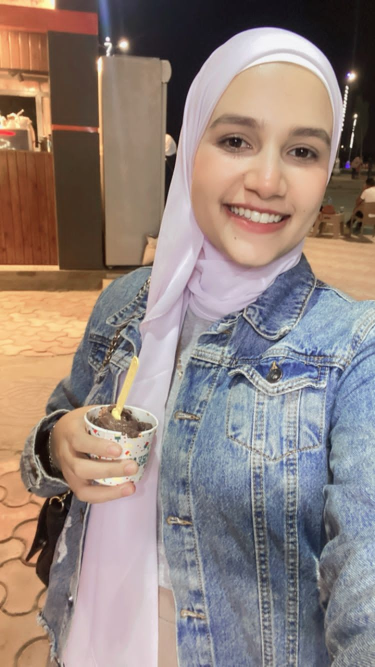
#> input picture 1 (234).jpg, 750 x 1333 px (shown at 1/2 size)
$ jupyter execute --allow-errors yolo-detect.ipynb   (shell and % lines are left out)
#> lines starting #> are read from the running program, lines starting #| are printed output that depends on the picture
### my_yolo.py
#!/usr/bin/env python
# coding: utf-8

# In[1]:


import numpy as np
import cv2
import os


class MyYolo:
    """
        Implements YOLOv3 object detection algorithm. This code is edited from https://pyimagesearch.com/2018/11/12/yolo-object-detection-with-opencv/
    """

    # constants
    NAMES_FILE = 'D:/our yolo v3/model/classes.names'
    WEIGHTS_FILE = 'D:/our yolo v3/model/yolov3_custom_last.weights'
    CFG_FILE = 'D:/our yolo v3/model/yolov3_custom.cfg'


    def __init__(self, model_path, min_confidence=0.5, nms_thresh=0.3,
                 object_names=None):
        """
            - model_path (str): path to folder containing .names, .cfg,
              and .weights files
            - min_confidence (float): Minimum confidence to predict an object
            - nms_thresh (float): Non-Maximum Suppression threshold to prevent
              detection of multiple boxes for the same object
            - object_names (list<str> or None): A list of object names to detect.
              If None, all types of objects from NAMES_FILE will be detected
        """

        # min_confidence and nms_thresh
        self.min_confidence = min_confidence
        self.nms_thresh = nms_thresh

        # get labels and class_idx_filter
        labelsPath = os.path.join(model_path, MyYolo.NAMES_FILE)
        self.labels = open(labelsPath).read().strip().split("\n")
        self.class_idx_filter = []
        if object_names:
            for name in object_names:
                if name not in self.labels:
                    raise ValueError('Unknown object "{}"'.format(name))
                else:
                    idx = self.labels.index(name)
                    self.class_idx_filter.append(idx)

        # generate random colors for classes
        np.random.seed(42)
        self.colors = np.random.randint(0, 255, size=(len(self.labels), 3),
                                        dtype="uint8")

        # paths to the YOLO weights and model configuration
        weightsPath = os.path.join(model_path, MyYolo.WEIGHTS_FILE)
        configPath = os.path.join(model_path, MyYolo.CFG_FILE)

        # load our YOLO object detector trained on COCO dataset (80 classes)
        self.net = cv2.dnn.readNetFromDarknet(configPath, weightsPath)


    # [164 lines left out: functions predict, predict_from_cam, predict_from_video, not called in this run]


# In[ ]:


# In[ ]:

### yolo-detect.ipynb
# Object Detection using YOLOv3

We use a pre-trained YOLOv3 model trained on COCO dataset (80 types of objects).

Download model files from here [https://www.kaggle.com/datasets/valentynsichkar/yolo-coco-data](https://www.kaggle.com/datasets/valentynsichkar/yolo-coco-data)

Put the model files inside a `"model"` folder

You can see object names inside `model/coco.names` file.

# Imports

[cell 1]
import cv2
import matplotlib.pyplot as plt

# Helper functions

[cell 2]
def imread(path):
#> called with path = '1 (234).jpg'
    return cv2.imread(path)
#> returned value is the input picture: shape (1333, 750, 3); mean B, G, R 124.8, 130.6, 146.1

def imwrite(img, path):
    if cv2.imwrite(path, img):
        print('Image saved to "{}"'.format(path))
    else:
        print('Failed to save image to "{}"'.format(path))

def imshow(img, figsize=(10,10), is_bgr=True):
#> called with figsize = (10, 10), is_bgr = True
    if is_bgr:
        img = cv2.cvtColor(img, cv2.COLOR_BGR2RGB)
    plt.figure(figsize=figsize)
    plt.imshow(img, cmap='gray')
    plt.show()

# YOLO

[cell 3]
from my_yolo import MyYolo

#> (a cell that did not finish here is left out)

## Predict from image

[cell 5]
img = imread('1 (234).jpg')
imshow(img)

#> (a cell that did not finish here is left out)

[cell 7]
img = imread('1 (202).jpg')
#> call 2 of imread, with path = '1 (202).jpg'
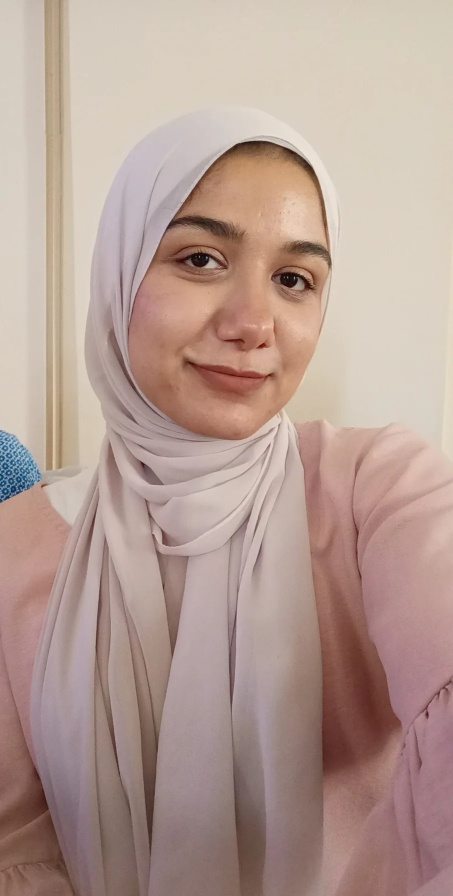
#> input picture 1 (202).jpg, 906 x 1792 px (shown at 1/2 size)
#> in imread, returned value is the input picture: shape (1792, 906, 3); mean B, G, R 147.9, 157.3, 181.2
#imshow(img)
#> (the rest of this cell did not finish here and is left out)

[cell 8]
img = imread('1 (53).jpg')
#> call 3 of imread, with path = '1 (53).jpg'
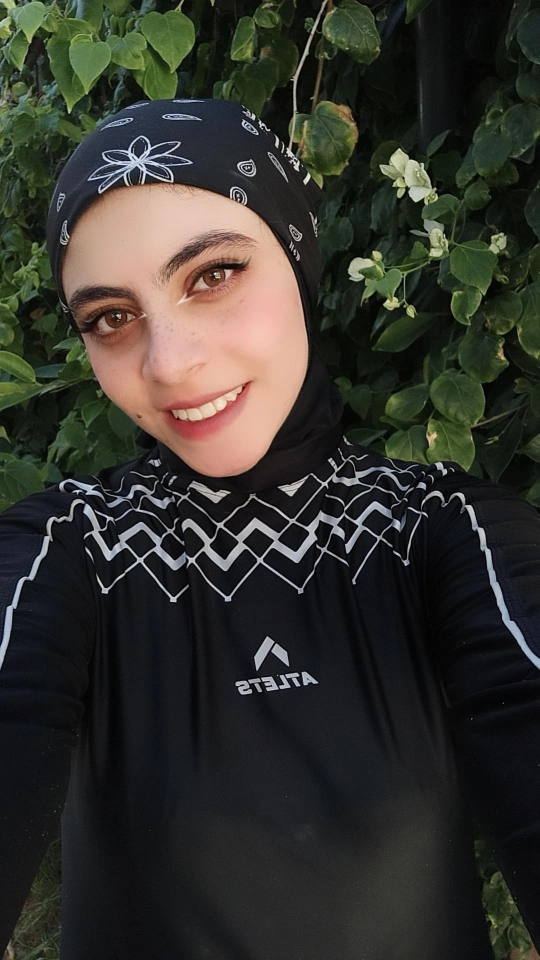
#> input picture 1 (53).jpg, 1080 x 1920 px (shown at 1/2 size)
#> in imread, returned value is the input picture: shape (1920, 1080, 3); mean B, G, R 44.5, 50.8, 51.4
#imshow(img)
#> (the rest of this cell did not finish here and is left out)

[cell 9]
img = imread('1 (124).jpg')
#> call 4 of imread, with path = '1 (124).jpg'
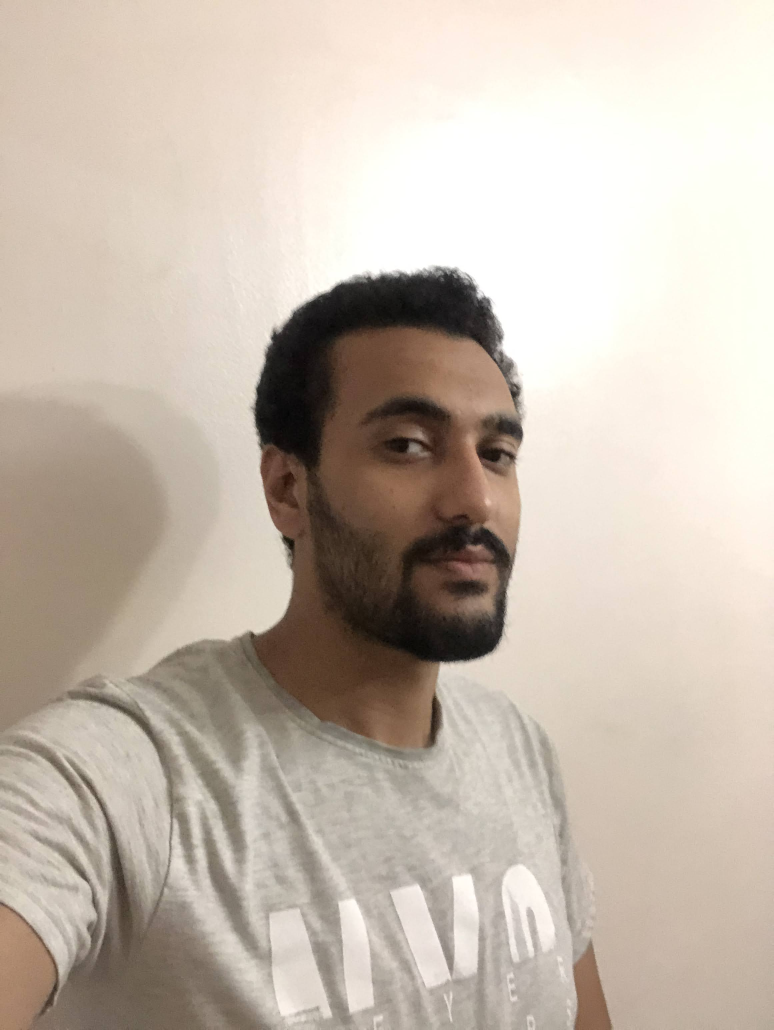
#> input picture 1 (124).JPG, 2320 x 3088 px, found by its file name (shown at 1/3 size)
#> in imread, returned value is the input picture: shape (3088, 2320, 3); mean B, G, R 173.8, 186.1, 198
#imshow(img)
#> (the rest of this cell did not finish here and is left out)

[cell 10]
img = imread('1 (224).jpg')
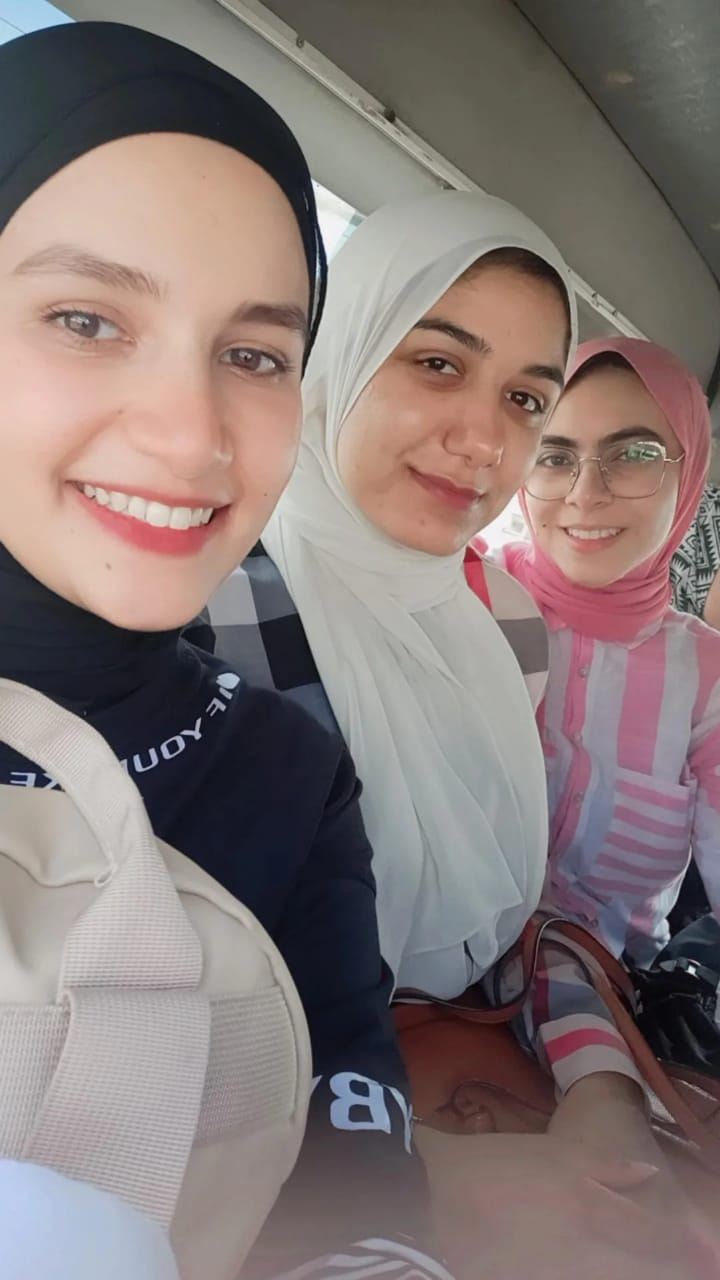
#> input picture 1 (224).jpg, 720 x 1280 px
#> in imread, returned value is the input picture: shape (1280, 720, 3); mean B, G, R 117.8, 119.8, 133.4
